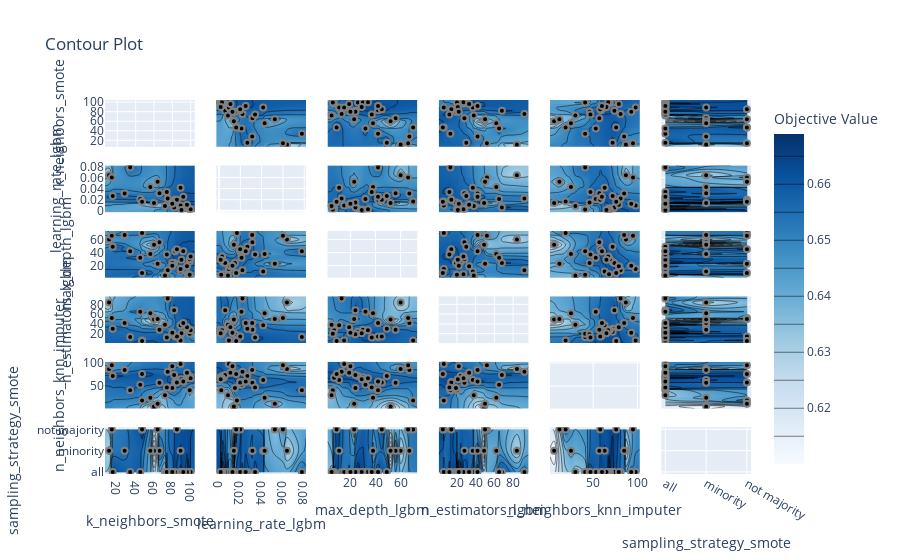

Notebook cell for this chart:
### Code cell
optuna.visualization.plot_contour(pipe_study)
